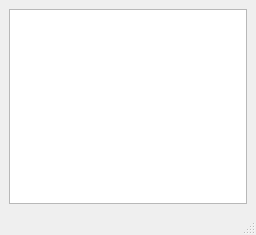
<?xml version="1.0" encoding="UTF-8"?>
<ui version="4.0">
 <class>MainWindow</class>
 <widget class="QMainWindow" name="MainWindow">
  <property name="geometry">
   <rect>
    <x>0</x>
    <y>0</y>
    <width>256</width>
    <height>235</height>
   </rect>
  </property>
  <property name="windowTitle">
   <string>MainWindow</string>
  </property>
  <widget class="QWidget" name="centralwidget">
   <layout class="QGridLayout" name="gridLayout">
    <item row="0" column="0">
     <widget class="QTableView" name="tableView"/>
    </item>
   </layout>
  </widget>
  <widget class="QMenuBar" name="menubar">
   <property name="geometry">
    <rect>
     <x>0</x>
     <y>0</y>
     <width>256</width>
     <height>19</height>
    </rect>
   </property>
  </widget>
  <widget class="QStatusBar" name="statusbar"/>
 </widget>
 <resources/>
 <connections/>
</ui>
